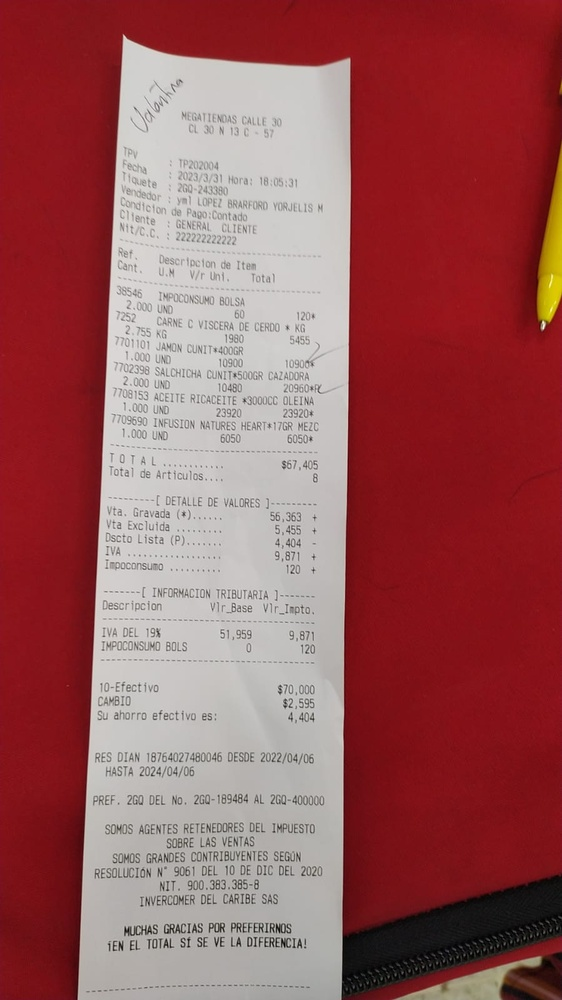
#> input picture cornerDetection/scan_02.jpg, 562 x 1000 px, shrunk from 899 x 1599 before the run
$ python process3.py
#> lines starting #> are read from the running program, lines starting #| are printed output that depends on the picture
import cv2
import numpy as np

# Cargar la imagen
image = cv2.imread('./scan_02.jpg')
#> image is the input picture: shape (1000, 562, 3); mean B, G, R 90.9, 89.3, 153.3

# Convertir la imagen a escala de grises
gray = cv2.cvtColor(image, cv2.COLOR_BGR2GRAY)
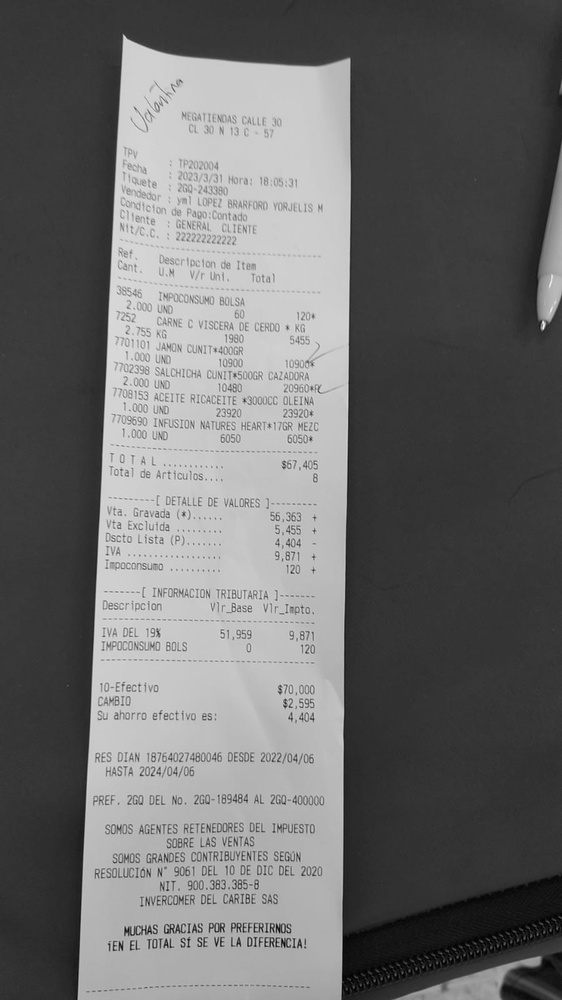
#> gray: shape (1000, 562); min 0, max 247, mean 108.6

# Aplicar el detector de esquinas Harris
corners = cv2.cornerHarris(gray, 2, 3, 0.04)
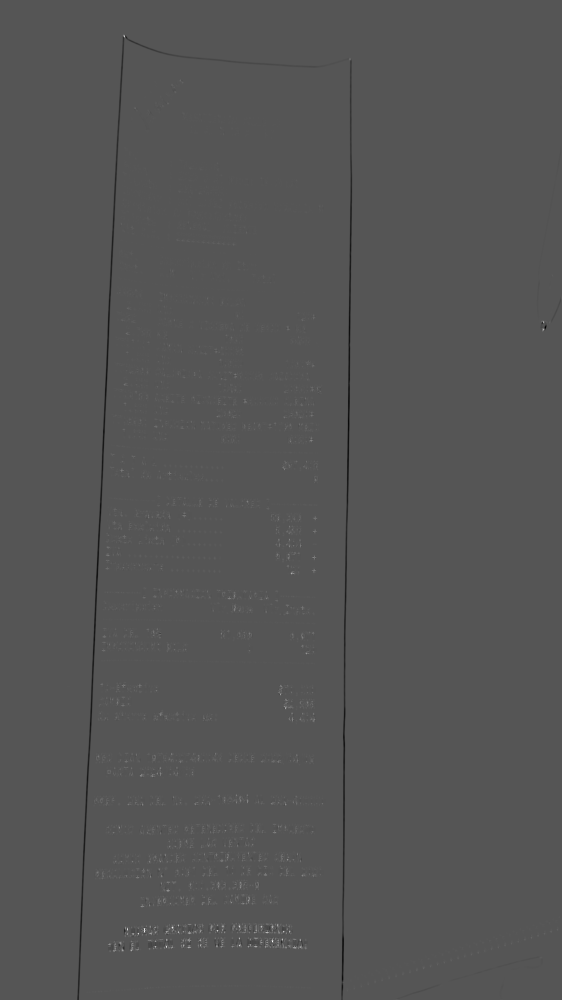
#> corners: shape (1000, 562) float32; min -0.0053, max 0.0105, mean -6.49e-06; drawn with min black and max white

# Aumentar el contraste de las esquinas
corners = cv2.dilate(corners, None)
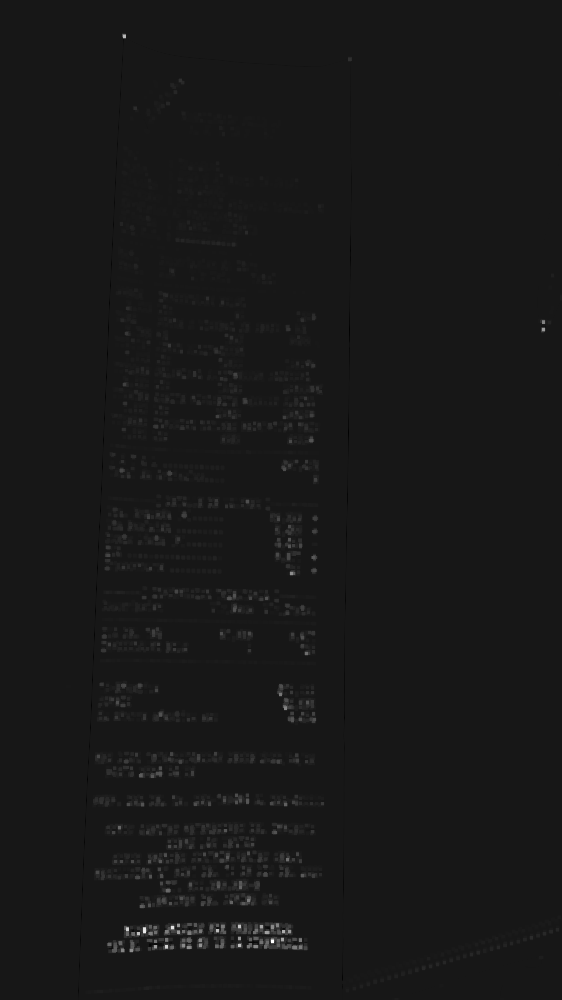
#> corners: shape (1000, 562) float32; min -0.00107, max 0.0105, mean 5.38e-05; drawn with min black and max white

# Definir un umbral para la detección de esquinas
threshold = 0.01 * corners.max()
#> threshold = 0.000105

# Encontrar las coordenadas de las esquinas
corner_coordinates = np.argwhere(corners > threshold)
#> corner_coordinates = 46632 pairs, first value 33 to 999, second value 88 to 561

# Dibujar círculos rojos en las esquinas
for corner in corner_coordinates:
    x, y = corner[1], corner[0]
    cv2.circle(image, (x, y), 5, (0, 0, 255), -1)
#> this loop made 46632 passes
#> (corner, x, y) on passes 1 to 3: ([33, 122], 122, 33), ([33, 123], 123, 33), ([33, 124], 124, 33)
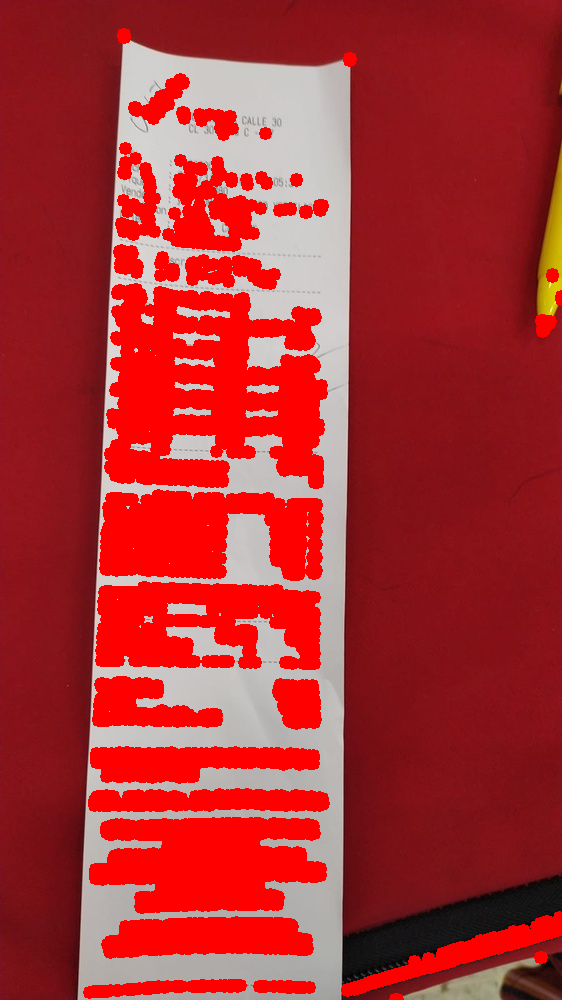
#> image: shape (1000, 562, 3); mean B, G, R 51.4, 49.2, 171.1

# Mostrar la imagen con las esquinas detectadas
cv2.imshow('Esquinas detectadas', image)
cv2.waitKey(0)
cv2.destroyAllWindows()
